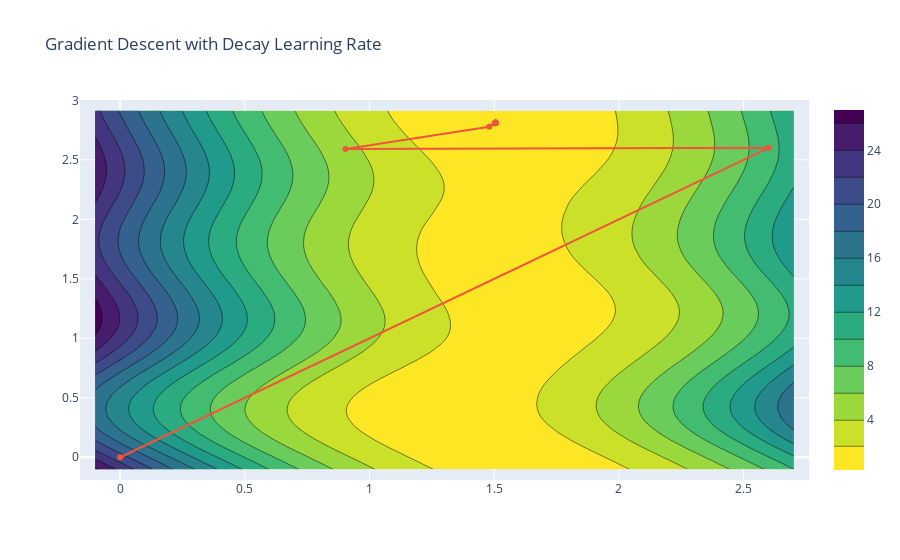

Notebook source saved alongside this figure:
### Code cell
contour_plot('Gradient Descent with Decay Learning Rate', thetas_decay, average_squared_loss, sin_model, x, y)
